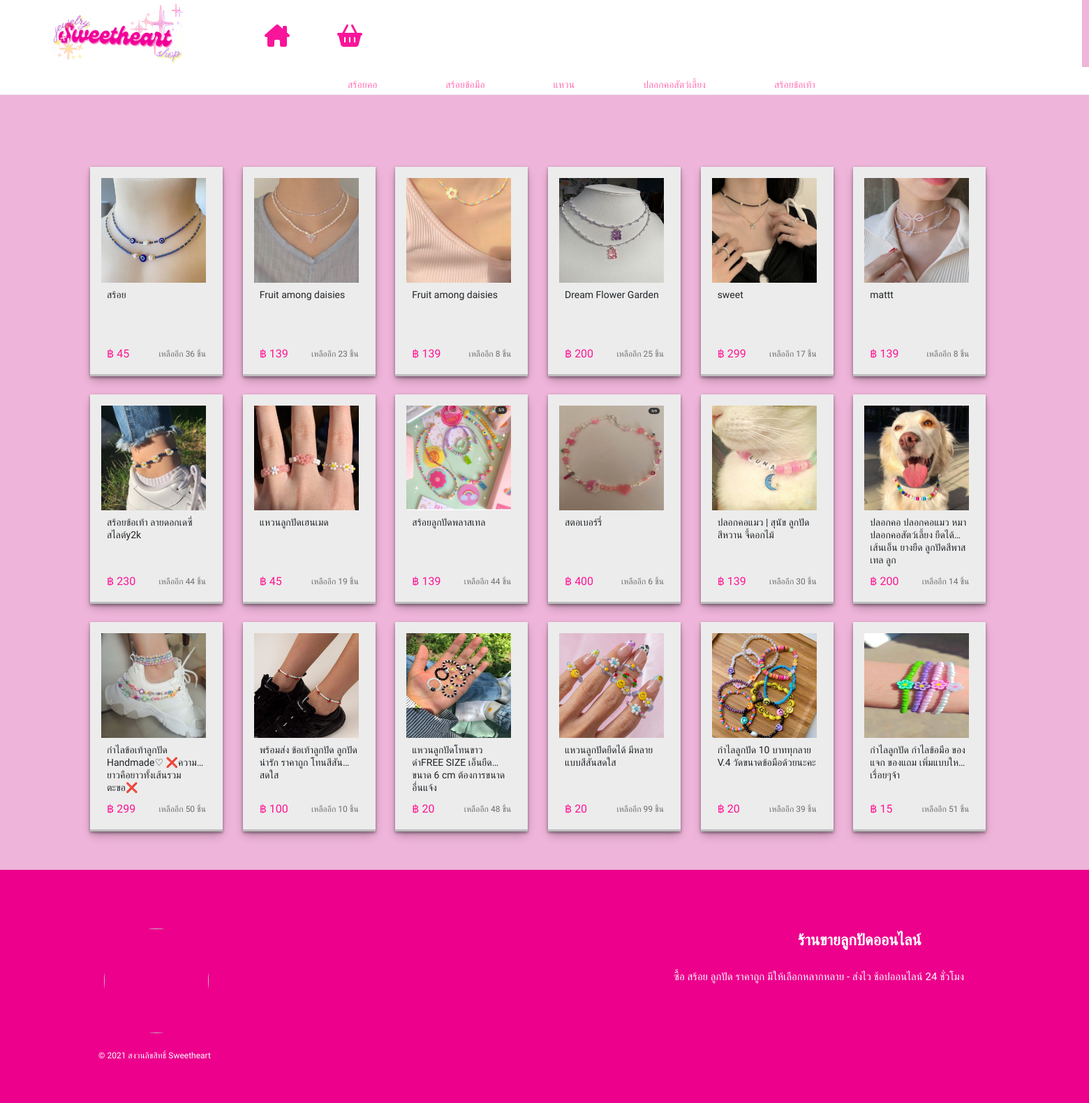
The app's page /show_type.php with its own data.
### tables this page shows
CREATE TABLE `product_type` (
  `type_id` int(20) NOT NULL COMMENT 'รหัสประเภทสินค้า',
  `type_name` varchar(255) NOT NULL COMMENT 'ชื่อประเภทสินค้า'
);

CREATE TABLE `product` (
  `id_pro` int(20) NOT NULL COMMENT 'รหัสสินค้า',
  `name_pro` varchar(80) NOT NULL COMMENT 'ชื่อสินค้า',
  `type_id` int(20) NOT NULL COMMENT 'รหัสประเภทสินค้า',
  `price_pro` int(5) NOT NULL COMMENT 'ราคาสินค้า',
  `num_pro` int(10) NOT NULL COMMENT 'จำนวนสินค้า',
  `details` varchar(1000) NOT NULL COMMENT 'รายระเอียดสินค้า',
  `image` varchar(255) NOT NULL COMMENT 'ชื่อไฟล์รูป'
);

### show_type.php (the view, shortened to what this page needs)
<?php
include('connect.php');
?>
<!DOCTYPE html>
<html lang="en">
<head>
  <link href="https://cdn.jsdelivr.net/npm/bootstrap@5.3.1/dist/css/bootstrap.min.css" rel="stylesheet">
    <link rel="stylesheet" href="https://cdnjs.cloudflare.com/ajax/libs/font-awesome/6.4.0/css/all.min.css"/>
</head>
    <?php include('navber.php') ?>
<body>
<div class="container">
  <br><br>
  <div class="row row-cols-2 row-cols-lg-6 g-2 g-lg-3">
  <br><br>
    <?php
    include("connect.php");
    $type_id = $_GET['type_id'];
    if (isset($_GET['type_id'])) {
        $sql = "SELECT * FROM product p, product_type t WHERE p.type_id = t.type_id AND p.type_id = '$type_id' ORDER BY p.id_pro";
    } else {
        $sql = "SELECT * FROM product p, product_type t WHERE p.type_id = t.type_id ORDER BY p.id_pro";
    }
    $result = $conn->query($sql);
    while ($row = $result->fetch_assoc()) {
    ?>
    <div class="link254">
        <a data-sql="link" href="show_details.php?id_pro=<?php echo $row["id_pro"];?>">
            <div class="card1">
                <div class="card-body p-3">
                    <img src="img/<?= $row['image'] ?>" width="150px" height="150px">
                    <div class="card3">
                        <div class="name_pro">
                            <a><?= $row['name_pro'] ?></a>
                        </div>
                        <div class="pricenum">
                            <div class="price_pro">
                                <a>฿ <?= $row['price_pro'] ?></a>
                            </div>
                            <div class="num_pro" align='right'>
                                <a>เหลืออีก <?= $row['num_pro'] ?> ชิ้น</a>
                            </div>
                        </div>
                    </div>
                </div>
            </div>
        </a>
    </div>
    <?php
    }
    ?>
</div>
</div>
</body>
<?php include('footer.php') ?>
  </html>

### navber.php (shortened to what this page needs)
<!DOCTYPE html>
<html lang="en">
<head>
</head>
<nav style="height: 96px; width:1550px; " >
    <div style="width: 1550px; height: 96px;  position: absolute; background: white">
        <div style="width: 150px; height: 150px; left: 0px; top: 8px; position: absolute">
            <img src="us_image/8removebg.png"  style="width: 200px; height: 100px; left: 64.65px; top: -9px; position: absolute;">
        </div>
        <div style="left: 379px; top: 39px; position: absolute; justify-content: flex-start; align-items: center; gap: 68px; display: inline-flex">
            <div style="color: #2D2E2E; font-size: 16px; font-family: Inter; font-weight: 400; word-wrap: break-word">
            <a href="home_login.php" ><i class="fa-solid fa-house-chimney fa-2xl" style="color: #f9159a;"></i></a>
        </div>
            <div style="color: #2D2E2E; font-size: 16px; font-family: Inter; font-weight: 400; word-wrap: break-word">
             <a href="cart.php"><i class="fa-solid fa-basket-shopping fa-2xl" style="color: #f9159a;"></i></a>
        </div>
        </div>
        <div class="dffUbaPc"  >
</div>
</div>
</nav>
<body>
<div class="xzxz">
    <div class="necklace">
        <div class="fUbaPc">
            <?php
            include("connect.php");
            $sql1 = "SELECT * FROM product_type ORDER BY type_id";
            $result1 = $conn->query($sql1);
            while ($row = $result1->fetch_assoc()) {
                $type_id = $row['type_id'];
                $type_name = $row['type_name'];
            ?>
            <div class="vf">
                <a href="show_type.php?type_id=<?= $type_id ?>" style="text-decoration: none; color: #ff70b5;">
                    <?= $type_name ?>
                </a>
            </div>
            <?php
            }
            ?>
        </div>
    </div>
</div>
</body>
</html>

### show_type.php (style rules this page uses)
body { margin: 0 ; padding: 0 ; box-sizing: border-box ; font-family: 'Mali', cursive ; background-color: #eeb4d9; }
.card1 { width: 190px; height: 300px; background: rgb(236, 236, 236); box-shadow: rgba(0, 0, 0, 0.4) 0px 2px 4px, rgba(0, 0, 0, 0.3) 0px 7px 13px -3px, rgba(0, 0, 0, 0.2) 0px -3px 0px inset; }
.card3 { flex: 1 0 auto; display: flex; flex-direction: column; padding: 0.5rem; overflow: hidden; text-align: left; }
.name_pro { flex-grow: 1; min-height: 5rem; line-height: 18px; font-size: 14px; word-wrap: break-word; white-space: normal; overflow: hidden; display: -webkit-box; text-overflow: ellipsis; -webkit-box-orient: vertical; -webkit-line-clamp: 2; }
.pricenum { max-width: 100%; padding: 0.5rem 0 0; display: flex; height: 1.25rem; align-items: center; overflow: hidden; }
.price_pro { display: inline; white-space: nowrap; text-overflow: ellipsis; overflow: hidden; flex: 1 0 auto; max-width: 75%; color: #FF1493; }
.num_pro { color: rgba(0,0,0,.54); overflow: hidden; text-overflow: ellipsis; white-space: nowrap; font-size: .75rem; line-height: .875rem; }
.link254 { width: 16.66667%; padding: 0.3125rem; box-sizing: border-box; cursor: pointer }
.xzxz { display: flex; flex-direction: row; position: absolute; min-height: 40px; border-bottom: 1px solid rgb(239, 239, 244); left: 0px; right: 0px; bottom: 0px; background-color: rgb(255, 255, 255); margin: 0px auto; width: 100%; position: relative; }
.fUbaPc { display: flex; position: absolute; left: 400px; right: 70px; }
.dffUbaPc { display: flex; position: absolute; left: 400px; right: 70px; justify-content: flex-end; }
.necklace { padding-left: 0; font-size: 14px; max-width: 30%; text-align: center; padding: 10px 15px; }
.vf { text-decoration: none; color: rgba(0,0,0,.87); position: relative; overflow: visible; outline: 0; white-space: nowrap; display: block; color: rgba(0,0,0,.54); margin-left: 98px; color: hsla(0,0%,100%,.9); height: 0.875rem; line-height: 1.875rem; margin-top: 0rem; }

### navber.php (style rules this page uses)
.xzxz { display: flex; flex-direction: row; position: absolute; min-height: 40px; border-bottom: 1px solid rgb(239, 239, 244); margin-bottom: 50px; background-color: rgb(255, 255, 255); width: 100%; position: relative; }
.dffUbaPc { display: flex; position: absolute; right: 70px; justify-content: flex-end; }
.fUbaPc { display: flex; position: absolute; left: 400px; right: 70px; }
.necklace { padding-left: 0; font-size: 14px; max-width: 30%; text-align: center; padding: 10px 15px; }
.vf { text-decoration: none; color: rgba(0,0,0,.87); position: relative; overflow: visible; outline: 0; white-space: nowrap; display: block; color: rgba(0,0,0,.54); margin-left: 98px; color: hsla(0,0%,100%,.9); height: 0.875rem; line-height: 1.875rem; margin-top: 0rem; }
nav { font-family: 'Mali', cursive ; }

### records on screen
product_type: type_name "สร้อยคอ"
product_type: type_name "สร้อยข้อมือ"
product_type: type_name "แหวน"
product_type: type_name "ปลอกคอสัตว์เลี้ยง"
product_type: type_name "สร้อยข้อเท้า"
product: image (picture), name_pro "สร้อย", price_pro "45", num_pro "36"
product: image (picture), name_pro "Fruit among daisies", price_pro "139", num_pro "23"
product: image (picture), name_pro "Fruit among daisies", price_pro "139", num_pro "8"
product: image (picture), name_pro "Dream Flower Garden", price_pro "200", num_pro "25"
product: image (picture), name_pro "sweet", price_pro "299", num_pro "17"
product: image (picture), name_pro "mattt", price_pro "139", num_pro "8"
product: image (picture), name_pro "สร้อยข้อเท้า ลายดอกเดซี่ สไลต์y2k", price_pro "230", num_pro "44"
product: image (picture), name_pro "แหวนลูกปัดเฮนเมด", price_pro "45", num_pro "19"
product: image (picture), name_pro "สร้อยลูกปัดพลาสเทล", price_pro "139", num_pro "44"
product: image (picture), name_pro "สตอเบอร์รี่", price_pro "400", num_pro "6"
product: image (picture), name_pro "ปลอกคอแมว | สุนัข ลูกปัดสีหวาน จี้ดอกไม้", price_pro "139", num_pro "30"
product: image (picture), name_pro "ปลอกคอ ปลอกคอแมว หมา ปลอกคอสัตว์เลี้ยง ยืดได้ เส้นเอ็น ยางยืด ลูกปัดสีพาสเทล ลูก", price_pro "200", num_pro "14"
product: image (picture), name_pro "กำไลข้อเท้าลูกปัด Handmade♡ ❌ความยาวคือยาวทั้งเส้นรวมตะขอ❌", price_pro "299", num_pro "50"
product: image (picture), name_pro "พร้อมส่ง ข้อเท้าลูกปัด ลูกปัดน่ารัก ราคาถูก โทนสีสันสดใส", price_pro "100", num_pro "10"
product: image (picture), name_pro "แหวนลูกปัดโทนขาวดำFREE SIZE เอ็นยืดขนาด 6 cm ต้องการขนาดอื่นแจ้ง", price_pro "20", num_pro "48"
product: image (picture), name_pro "แหวนลูกปัดยืดได้ มีหลายแบบสีสันสดใส", price_pro "20", num_pro "99"
product: image (picture), name_pro "กำไลลูกปัด 10 บาททุกลาย V.4 วัดขนาดข้อมือด้วยนะคะ", price_pro "20", num_pro "39"
product: image (picture), name_pro "กำไลลูกปัด กำไลข้อมือ ของแจก ของแถม เพิ่มแบบใหม่เรื่อยๆจ้า", price_pro "15", num_pro "51"
